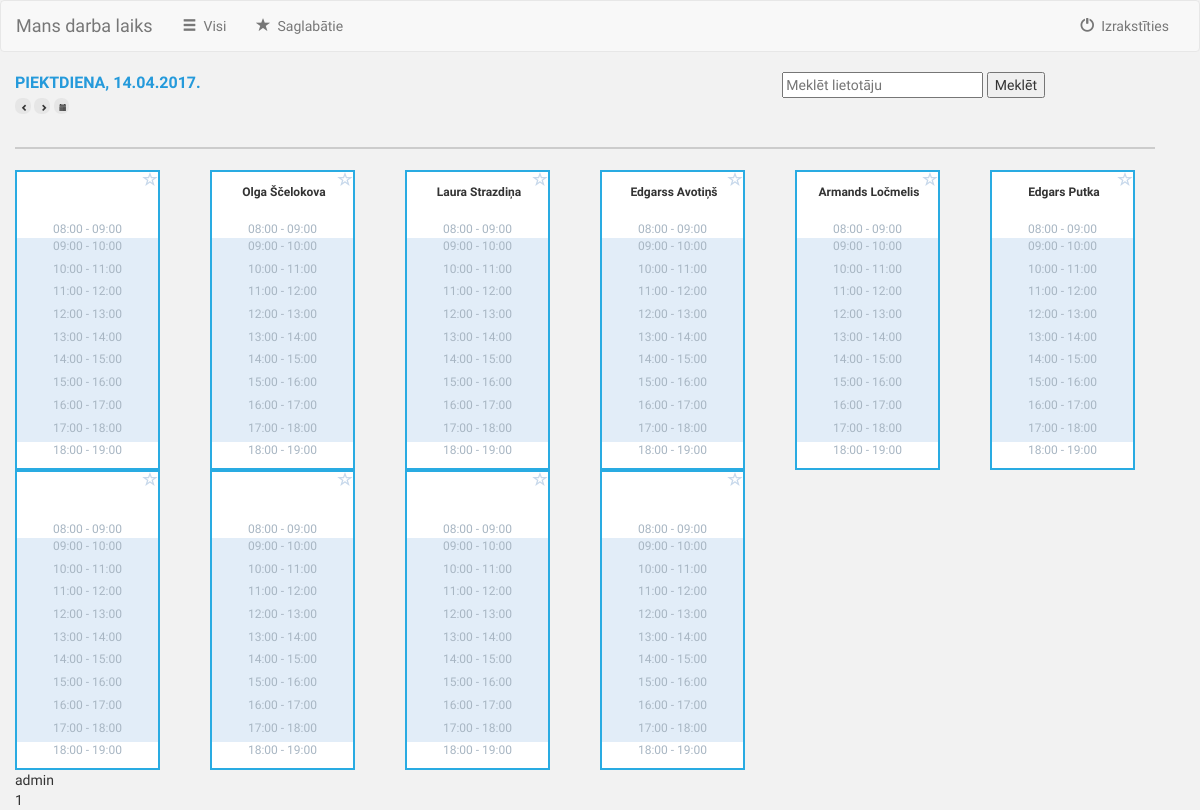
The app's page /darba_laiks/darbinieki/, older data.
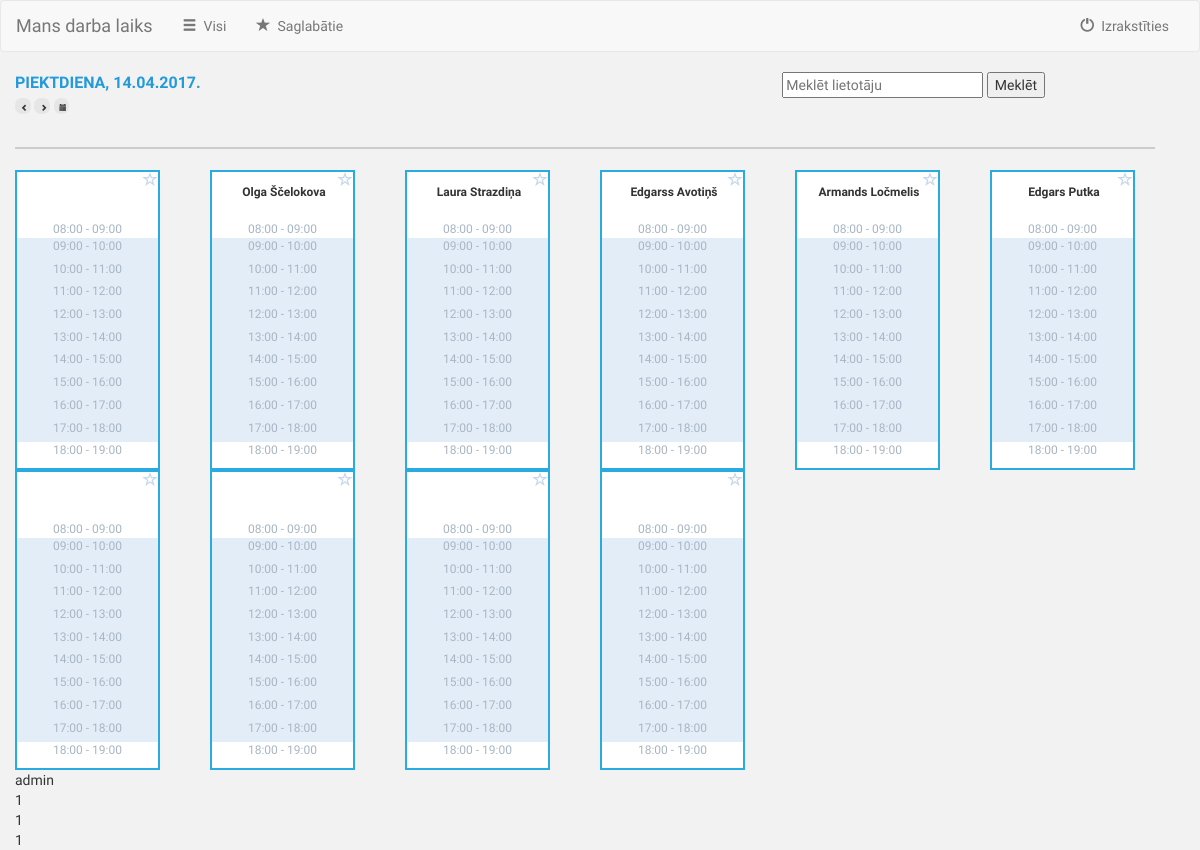
The same page, newer data.
### darba_laiks/models.py (models this page shows, shortened)
class Darba_laiks(models.Model):
    lietotajs=models.ForeignKey(settings.AUTH_USER_MODEL, on_delete=models.CASCADE)
    datums = models.DateField()
    no = models.TimeField(default='9:00')
    lidz=models.TimeField(default='18:00')
    ir_mainits = models.BooleanField(default=False)

class Iemesls(models.Model):
    lietotajs = models.ForeignKey(settings.AUTH_USER_MODEL, on_delete=models.CASCADE)
    darba_laiks= models.ForeignKey(Darba_laiks)
    slimiba=models.BooleanField(default=False)
    atvalinajums = models.BooleanField(default=False)
    lekcijas = models.BooleanField(default=False)
    darbs_no_majam= models.BooleanField(default=False)
    mazaka_slodze= models.BooleanField(default=False)
    cits= models.BooleanField(default=False)

### darba_laiks/views.py (the view, shortened to what this page needs)
def darbinieki(request):
    if request.method == 'GET':
        visi=User.objects.all()
        darba_laika_id = Darba_laiks.objects.filter(datums=datetime.date.today()).values_list('id',flat=True).distinct()
        collection_ids = Darba_laiks.objects.filter(datums=datetime.date.today()).values_list('lietotajs',flat=True).distinct()
        izmainitie = [
            Darba_laiks.objects.filter(lietotajs__id=c)[0] for c in collection_ids
            ]
        iemesli = [
            Iemesls.objects.filter(darba_laiks__id=c)[0] for c in darba_laika_id
            ]
        context = {'visi': visi,
                   'izmainitie': izmainitie,
                   'iemesli': iemesli}
        return render(request, 'visi.html', context)

### templates/visi.html (shortened to what this page needs)
{%extends "base.html" %}
{% block content %}
    {% load staticfiles %}
    <link rel="stylesheet" type="text/css" href="{% static 'css/All.css' %}" />
    <div class = "container">
        <div class = "row" id = "firstRow">
            <span class = "pull-left" id="line">
                <div id = "today"> </div>
                 <button type="button" class="Button" id="Left">
                      <span class="glyphicon glyphicon-chevron-left"></span>
                 </button>
                 <button type="button" class="Button" id="Right">
                      <span class="glyphicon glyphicon-chevron-right"></span>
                 </button>
                <button type="button" class="Button" id="Calendar">
                      <span class="glyphicon glyphicon-calendar"></span>
                 </button>
            </span>
            <span class="pull-right">
                <div id = "search">
                    <form method="POST" action="">{% csrf_token %}
                            <input type="text" name="q" placeholder="Meklēt lietotāju" value="{{ request.get.q }}"/>
                            <input type="submit" value="Meklēt"/>
                    </form>
                 </div>
            </span>
        </div>
        <div class = "row" id = "secondRow"></div>
        <div class = "row" id = "people">
            {% for izmainits in visi %}
                <div class = "col-sm-2" id ="oneUser">
                     <div class = "dayBox" id = "box">
                        <div id = "user">
                             <span class="glyphicon glyphicon-star-empty pull-right" id="star"></span>
                            <div id = "userInfo">
                                <div id ="userName">
                                    {{izmainits.first_name}} {{izmainits.last_name}}
                                </div>
                            </div>
                        </div>
                        <ul id = "time">
                             <li class = "box1" id = "Mo8-9">08:00 - 09:00</li>
                             <li tabindex="1" class = "box2" id = "09-10">09:00 - 10:00</li>
                             <li tabindex="1" class = "box2" id = "10-11">10:00 - 11:00</li>
                             <li tabindex="1" class = "box2" id = "11-12">11:00 - 12:00</li>
                             <li tabindex="1" class = "box2" id = "12-13">12:00 - 13:00</li>
                             <li tabindex="1" class = "box2" id = "13-14">13:00 - 14:00</li>
                             <li tabindex="1" class = "box2" id = "14-15">14:00 - 15:00</li>
                             <li tabindex="1" class = "box2" id = "15-16">15:00 - 16:00</li>
                             <li tabindex="1" class = "box2" id = "16-17">16:00 - 17:00</li>
                             <li tabindex="1" class = "box2" id = "17-18">17:00 - 18:00</li>
                             <li class = "box1" id = "18-19">18:00 - 19:00</li>
                         </ul>
                     </div>
                </div>
            {% endfor %}
        </div>
    </div>
    {% for lietot in izmainitie %}
    {{ lietot.lietotajs.username}}  </br>
    {%  endfor %}
    {% for lietot in iemesli %}
    {{ lietot.lietotajs.id}} </br>
    {%  endfor %}
{% endblock %}

Row changes from the older to the newer data that the page shows:
added Iemesls: lietotajs.id "1"
added Iemesls: lietotajs.id "1"
